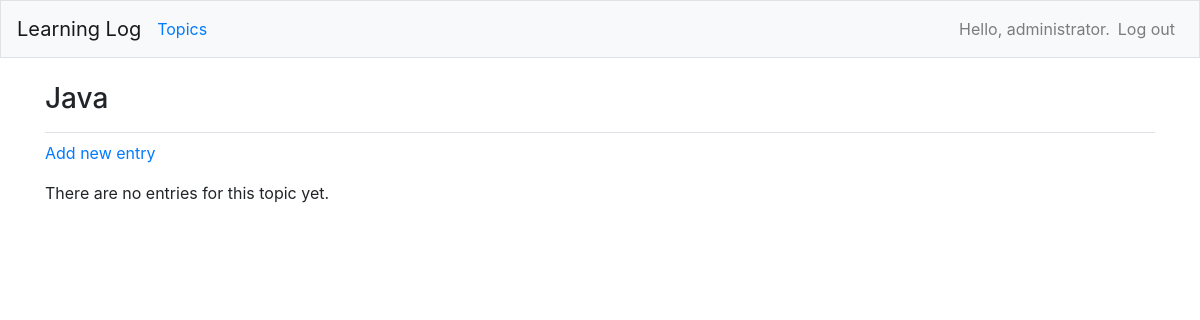
Before: /topics/6/ (signed in) with the older database file.
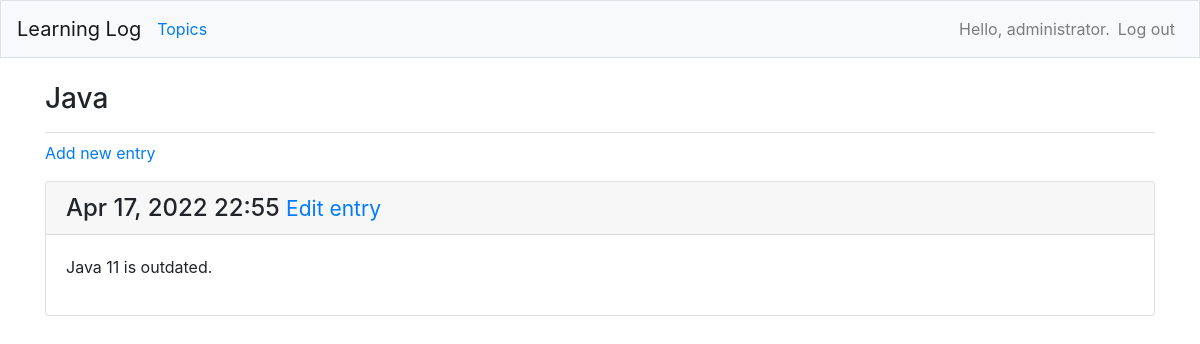
After: the same page with the newer database file.
### learning_logs/models.py (models this page shows, shortened)
class Entry(models.Model):
    topic = models.ForeignKey(Topic, on_delete=models.CASCADE)
    text = models.TextField()
    date_added = models.DateTimeField(auto_now_add=True)
    class Meta:
        verbose_name_plural = 'entries'

### learning_logs/views.py (the view)
# urls.py: path('topics/<int:topic_id>/', views.topic, name='topic'),
@login_required
def topic(request, topic_id):
    topic = get_object_or_404(Topic, id=topic_id)
    entries = topic.entry_set.order_by('-date_added')
    context = {'topic': topic, 'entries': entries}
    return render(request, 'learning_logs/topic.html', context)

### learning_logs/models.py (called while the page is built)
    def __str__(self):
        return self.text

### learning_logs/templates/learning_logs/topic.html
{% extends "learning_logs/base.html" %}
{% block page_header %}
<h3>{{ topic }}</h3>
{% endblock page_header %}
{% block content %}
<p>
	<a href="{% url 'learning_logs:new_entry' topic.id %}">Add new entry</a>
</p>
	{% for entry in entries %}
	<div class="card mb-3">
		<h4 class="card-header">
			{{ entry.date_added|date:'M d, Y H:i' }}
			<small><a href="{% url 'learning_logs:edit_entry' entry.id %}">Edit entry</a></small>
		</h4>
		<div class="card-body">
			{{ entry.text|linebreaks }}
		</div>
	</div>
	{% empty %}
		<p>There are no entries for this topic yet.</p>
	{% endfor %}
{% endblock content %}

Changed rows visible on the page:
added Entry: date_added "Apr 17, 2022 22:55", text "Java 11 is outdated."
Other visible differences:
text no longer shown: "There are no entries for this topic yet."
